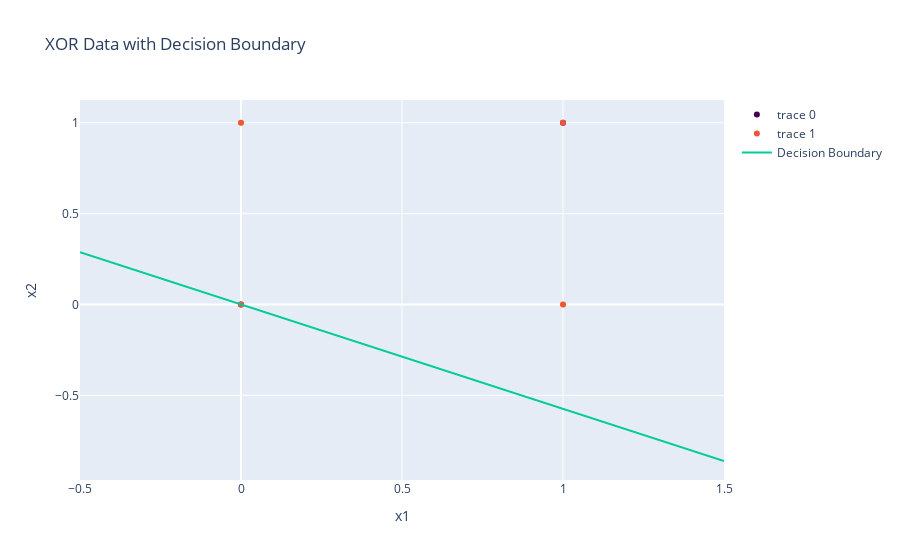
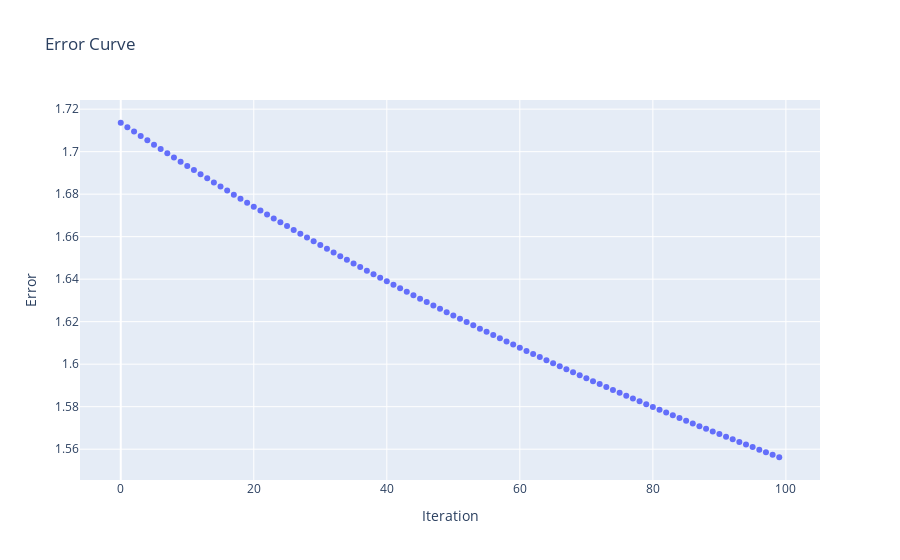

Notebook source saved alongside these figures, in order:
### Code cell
import numpy as np
import plotly.graph_objects as go

# XOR data
inputs = np.array([[0, 0], [1, 0], [0, 1], [1, 1]])
ouputs = np.array([0, 1, 1, 0])

np.random.seed(1)
weights = np.random.random(2)
print(weights)
alpha = 0.001

overall_error = 0
iteration_x = []
error_y = []

# Iterating over training iterations
for iteration in range(100):
    overall_error = 0
    for row in range(len(inputs)):
        x = inputs[row]
        y = ouputs[row]

        pred = np.dot(x, weights)

        error = (pred - y) ** 2
        delta = pred - y
        weighted_delta = delta * x
        weights = weights - weighted_delta * alpha

        overall_error = overall_error + error
    
    error_y.append(overall_error)
    iteration_x.append(iteration)

# Plotting the XOR data points
xor_fig = go.FigureWidget(data=[go.Scatter(x=inputs[:, 0], y=inputs[:, 1], mode='markers', marker=dict(color=ouputs, colorscale='Viridis'))])
xor_fig.add_trace(go.Scatter(x=x1, y=x2, mode='markers', marker=dict(color=y, colorscale='Viridis')))

# Adding the decision boundary
x_boundary = np.linspace(-0.5, 1.5, 100)
y_boundary = (-weights[0] * x_boundary) / weights[1]
xor_fig.add_trace(go.Scatter(x=x_boundary, y=y_boundary, mode='lines', name='Decision Boundary'))

# # Adding layout and display
xor_fig.update_layout(title='XOR Data with Decision Boundary', xaxis=dict(title='x1'), yaxis=dict(title='x2'))
xor_fig.show()

# # Plotting the error curve
error_fig = go.Figure(data=[go.Scatter(x=iteration_x, y=error_y, mode='markers')])
error_fig.update_layout(title='Error Curve', xaxis=dict(title='Iteration'), yaxis=dict(title='Error'))
error_fig.show()

### Figure 1 — Plotly figure (JSON) as saved in the notebook; plotly's stock layout.template omitted (floating-point values rounded to 4 significant figures)
{"data": [{"marker": {"color": [0, 1, 1, 0], "colorscale": [[0, "#440154"], [0.1111, "#482878"], [0.2222, "#3e4989"], [0.3333, "#31688e"], [0.4444, "#26828e"], [0.5556, "#1f9e89"], [0.6667, "#35b779"], [0.7778, "#6ece58"], [0.8889, "#b5de2b"], [1, "#fde725"]]}, "mode": "markers", "type": "scatter", "uid": "3db115ab-1737-464d-89c0-485c6766dead", "x": [0, 1, 0, 1], "y": [0, 0, 1, 1]}, {"marker": {"color": 0, "colorscale": [[0, "#440154"], [0.1111, "#482878"], [0.2222, "#3e4989"], [0.3333, "#31688e"], [0.4444, "#26828e"], [0.5556, "#1f9e89"], [0.6667, "#35b779"], [0.7778, "#6ece58"], [0.8889, "#b5de2b"], [1, "#fde725"]]}, "mode": "markers", "type": "scatter", "uid": "4480b461-ddd5-4481-9b9f-fbe013cd2722", "x": [0, 1, 0, 1], "y": [0, 0, 1, 1]}, {"mode": "lines", "name": "Decision Boundary", "type": "scatter", "uid": "2f3c8ace-f004-46c7-b905-c7e26b33d1d4", "x": [-0.5, -0.4798, -0.4596, -0.4394, -0.4192, -0.399, -0.3788, -0.3586, -0.3384, -0.3182, -0.298, -0.2778, -0.2576, -0.2374, -0.2172, -0.197, -0.1768, -0.1566, -0.1364, -0.1162, -0.09596, -0.07576, -0.05556, -0.03535, -0.01515, 0.005051, 0.02525, 0.04545, 0.06566, 0.08586, 0.1061, 0.1263, 0.1465, 0.1667, 0.1869, 0.2071, 0.2273, 0.2475, 0.2677, 0.2879, 0.3081, 0.3283, 0.3485, 0.3687, 0.3889, 0.4091, 0.4293, 0.4495, 0.4697, 0.4899, 0.5101, 0.5303, 0.5505, 0.5707, 0.5909, 0.6111, 0.6313, 0.6515, 0.6717, 0.6919, 0.7121, 0.7323, 0.7525, 0.7727, 0.7929, 0.8131, 0.8333, 0.8535, 0.8737, 0.8939, 0.9141, 0.9343, 0.9545, 0.9747, 0.9949, 1.015, 1.035, 1.056, 1.076, 1.096, 1.116, 1.136, 1.157, 1.177, 1.197, 1.217, 1.237, 1.258, 1.278, 1.298, 1.318, 1.338, 1.359, 1.379, 1.399, 1.419, 1.439, 1.46, 1.48, 1.5], "y": [0.2872, 0.2756, 0.264, 0.2524, 0.2408, 0.2292, 0.2176, 0.206, 0.1944, 0.1827, 0.1711, 0.1595, 0.1479, 0.1363, 0.1247, 0.1131, 0.1015, 0.08992, 0.07832, 0.06672, 0.05512, 0.04351, 0.03191, 0.02031, 0.008702, -0.002901, -0.0145, -0.02611, -0.03771, -0.04931, -0.06092, -0.07252, -0.08412, -0.09573, -0.1073, -0.1189, -0.1305, -0.1421, -0.1537, -0.1653, -0.1769, -0.1886, -0.2002, -0.2118, -0.2234, -0.235, -0.2466, -0.2582, -0.2698, -0.2814, -0.293, -0.3046, -0.3162, -0.3278, -0.3394, -0.351, -0.3626, -0.3742, -0.3858, -0.3974, -0.409, -0.4206, -0.4322, -0.4438, -0.4554, -0.467, -0.4786, -0.4902, -0.5018, -0.5134, -0.525, -0.5366, -0.5482, -0.5599, -0.5715, -0.5831, -0.5947, -0.6063, -0.6179, -0.6295, -0.6411, -0.6527, -0.6643, -0.6759, -0.6875, -0.6991, -0.7107, -0.7223, -0.7339, -0.7455, -0.7571, -0.7687, -0.7803, -0.7919, -0.8035, -0.8151, -0.8267, -0.8383, -0.8499, -0.8615]}], "layout": {"title": {"text": "XOR Data with Decision Boundary"}, "xaxis": {"title": {"text": "x1"}}, "yaxis": {"title": {"text": "x2"}}}}

### Figure 2 — Plotly figure (JSON) as saved in the notebook; plotly's stock layout.template omitted (floating-point values rounded to 4 significant figures)
{"data": [{"mode": "markers", "type": "scatter", "x": [0, 1, 2, 3, 4, 5, 6, 7, 8, 9, 10, 11, 12, 13, 14, 15, 16, 17, 18, 19, 20, 21, 22, 23, 24, 25, 26, 27, 28, 29, 30, 31, 32, 33, 34, 35, 36, 37, 38, 39, 40, 41, 42, 43, 44, 45, 46, 47, 48, 49, 50, 51, 52, 53, 54, 55, 56, 57, 58, 59, 60, 61, 62, 63, 64, 65, 66, 67, 68, 69, 70, 71, 72, 73, 74, 75, 76, 77, 78, 79, 80, 81, 82, 83, 84, 85, 86, 87, 88, 89, 90, 91, 92, 93, 94, 95, 96, 97, 98, 99], "y": [1.714, 1.712, 1.709, 1.707, 1.705, 1.703, 1.701, 1.699, 1.697, 1.695, 1.693, 1.691, 1.689, 1.687, 1.685, 1.684, 1.682, 1.68, 1.678, 1.676, 1.674, 1.672, 1.67, 1.669, 1.667, 1.665, 1.663, 1.661, 1.66, 1.658, 1.656, 1.654, 1.653, 1.651, 1.649, 1.647, 1.646, 1.644, 1.642, 1.641, 1.639, 1.637, 1.636, 1.634, 1.632, 1.631, 1.629, 1.628, 1.626, 1.624, 1.623, 1.621, 1.62, 1.618, 1.617, 1.615, 1.614, 1.612, 1.611, 1.609, 1.608, 1.606, 1.605, 1.603, 1.602, 1.6, 1.599, 1.598, 1.596, 1.595, 1.593, 1.592, 1.591, 1.589, 1.588, 1.587, 1.585, 1.584, 1.583, 1.581, 1.58, 1.579, 1.577, 1.576, 1.575, 1.573, 1.572, 1.571, 1.57, 1.568, 1.567, 1.566, 1.565, 1.563, 1.562, 1.561, 1.56, 1.559, 1.557, 1.556]}], "layout": {"title": {"text": "Error Curve"}, "xaxis": {"title": {"text": "Iteration"}}, "yaxis": {"title": {"text": "Error"}}}}
